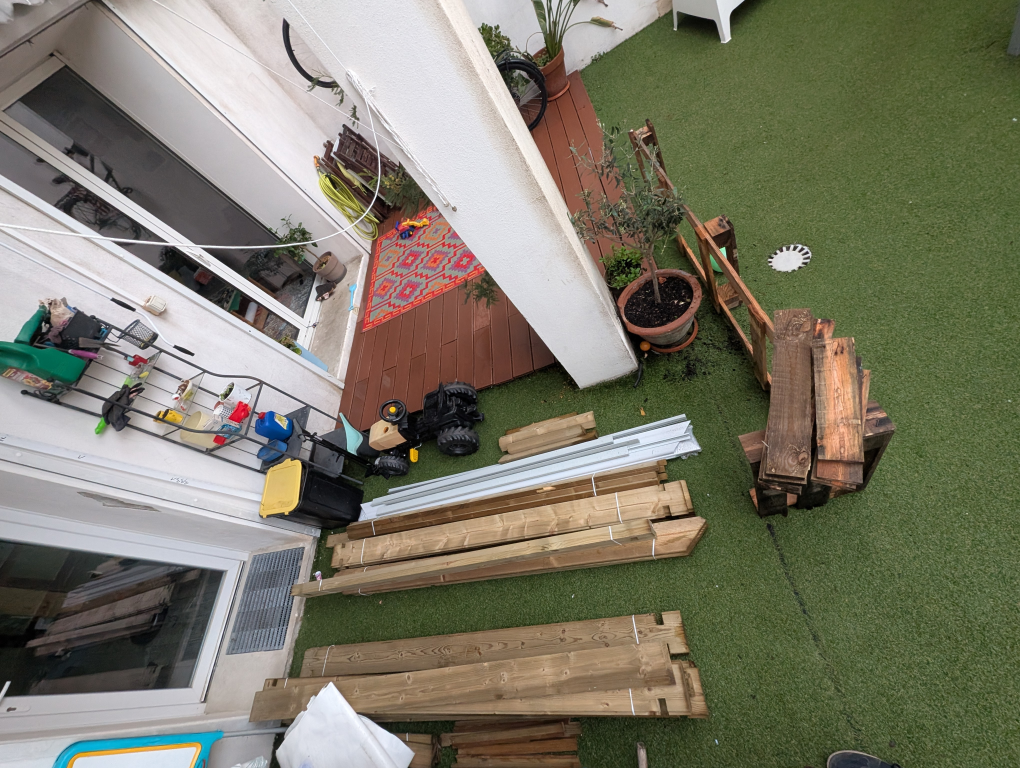
#> input picture PXL_20250416_071645817.jpg, 4080 x 3072 px (shown at 1/4 size)
$ python -i io.py   (imports and definitions only)
#> lines starting #> are read from the running program, lines starting #| are printed output that depends on the picture
#> further down, picture is the input picture: shape (3072, 4080, 3); mean B, G, R 104.1, 121.4, 123.4
import cv2
import numpy as np
from PIL import Image, ImageOps

def apply_clahe(img, clip_limit=2.0, tile_grid_size=(8,8)):
#> called with clip_limit = 2, tile_grid_size = (8, 8)
    lab = cv2.cvtColor(img, cv2.COLOR_BGR2LAB)
#> lab: shape (3072, 4080, 3); mean of channels 0, 1, 2 127.3, 125.9, 138.5
    l, a, b = cv2.split(lab)
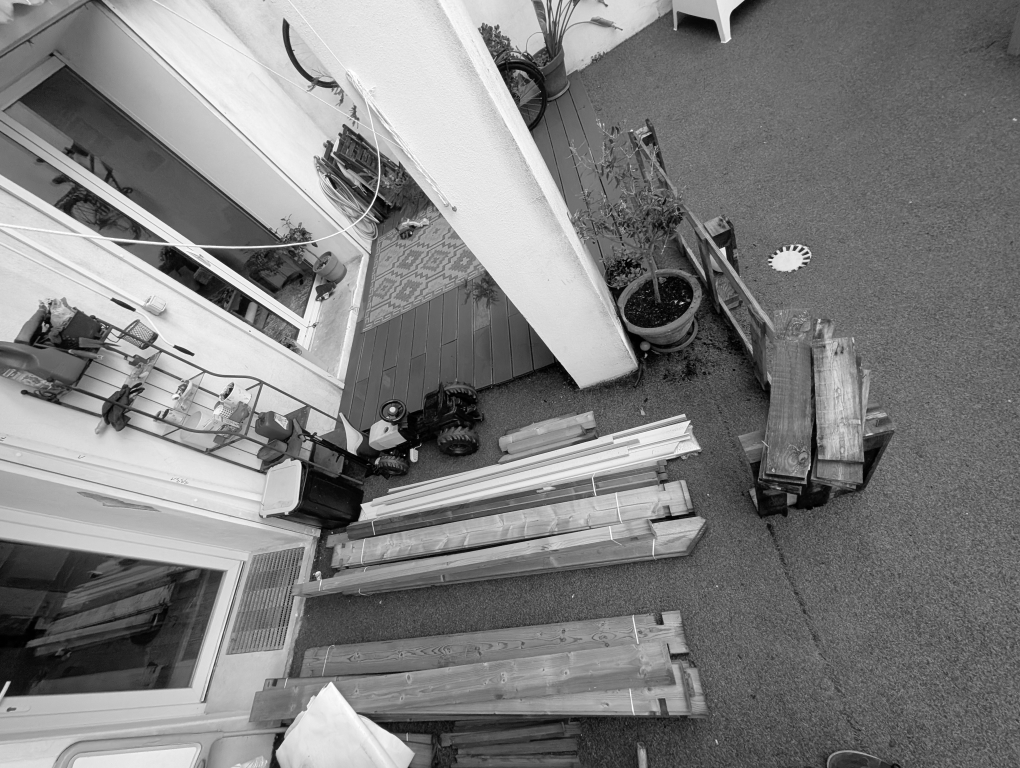
#> l: shape (3072, 4080) (shown at 1/4 size); min 0, max 255, mean 127.3
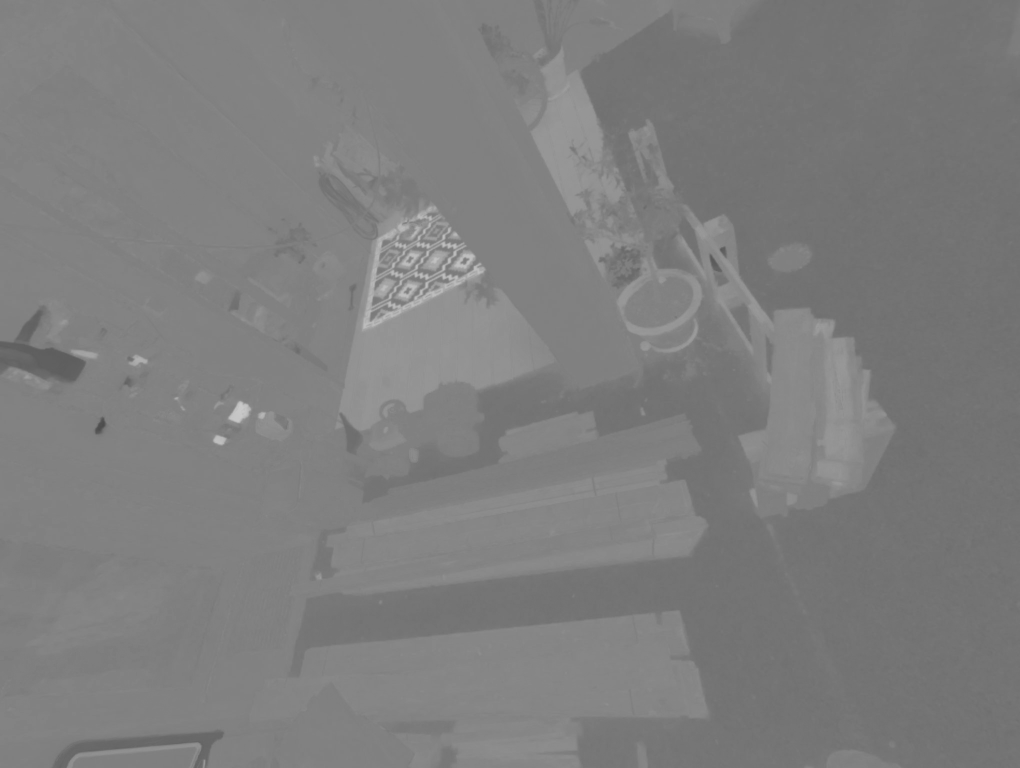
#> a: shape (3072, 4080) (shown at 1/4 size); min 76, max 204, mean 125.9
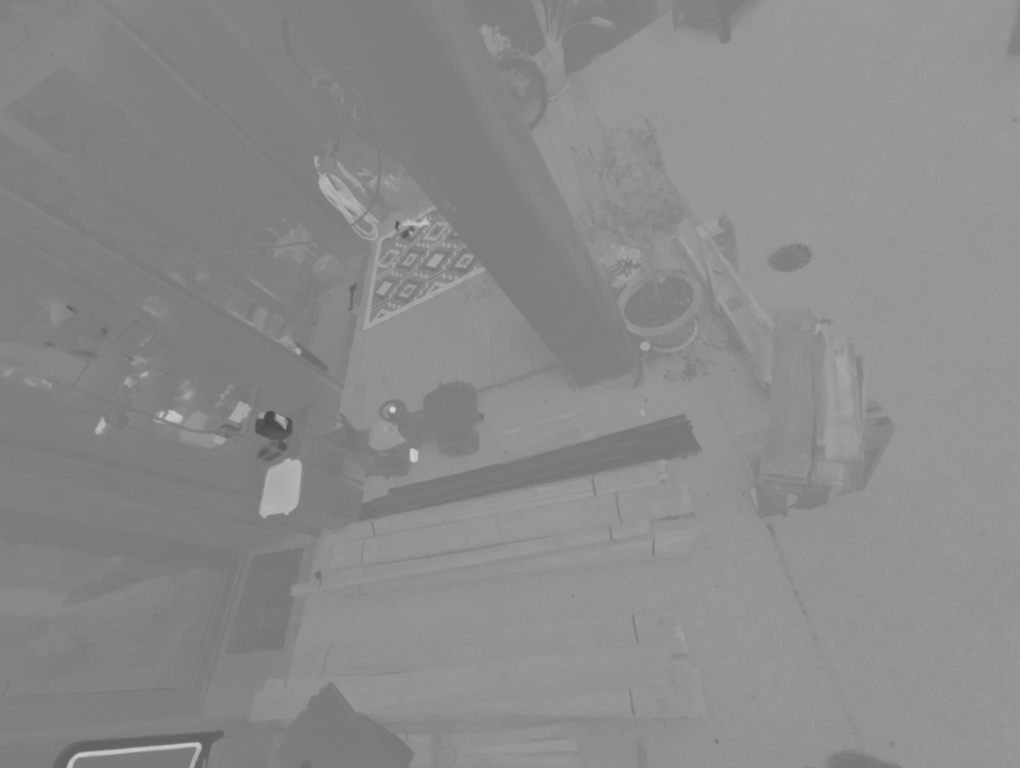
#> b: shape (3072, 4080) (shown at 1/4 size); min 70, max 212, mean 138.5
    clahe = cv2.createCLAHE(clipLimit=clip_limit, tileGridSize=tile_grid_size)
    cl = clahe.apply(l)
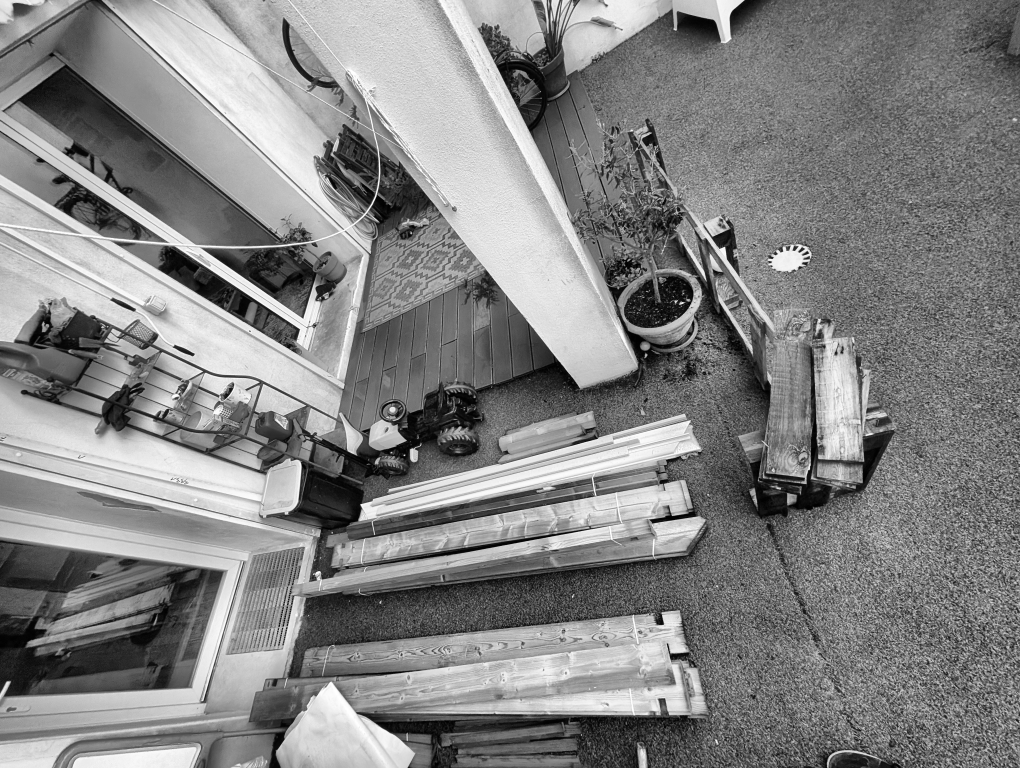
#> cl: shape (3072, 4080) (shown at 1/4 size); min 0, max 255, mean 132.2
    limg = cv2.merge((cl, a, b))
#> limg: shape (3072, 4080, 3); mean of channels 0, 1, 2 132.2, 125.9, 138.5
    return cv2.cvtColor(limg, cv2.COLOR_LAB2BGR)
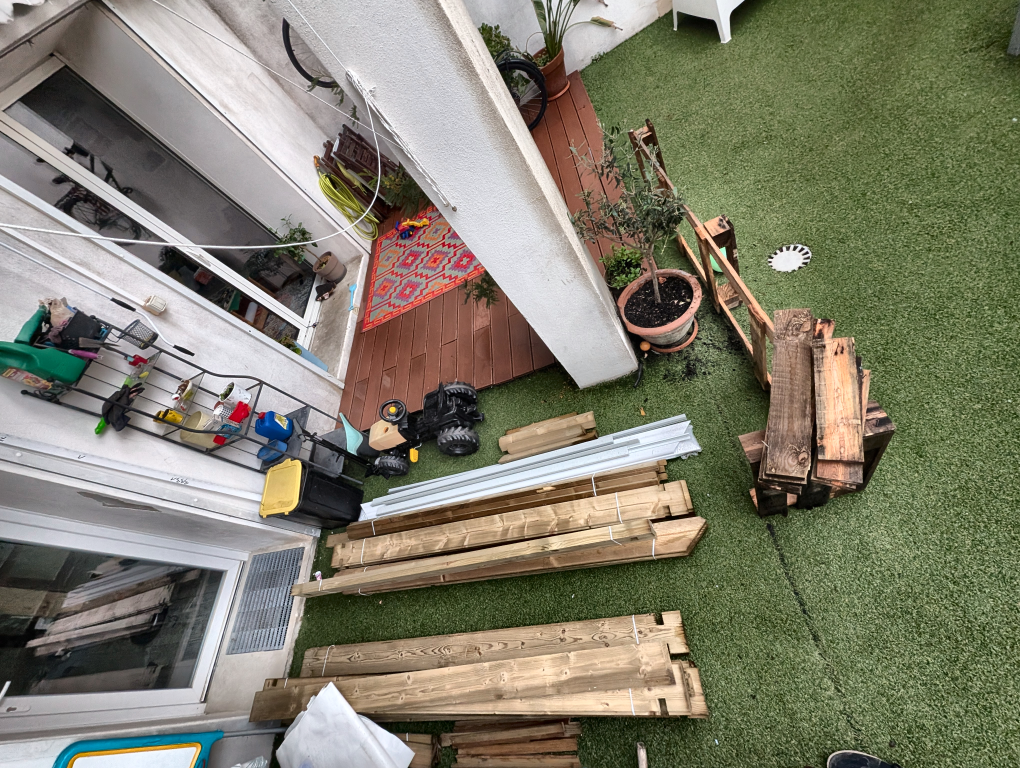
#> returned value: shape (3072, 4080, 3) (shown at 1/4 size); mean B, G, R 108.7, 126.5, 128.5

# [47 lines left out: functions read_image, write_micmac_txt, not called in this run]

>>> import cv2
>>> picture = cv2.imread('../../PXL_20250416_071645817.jpg')
>>> result = apply_clahe(picture)
